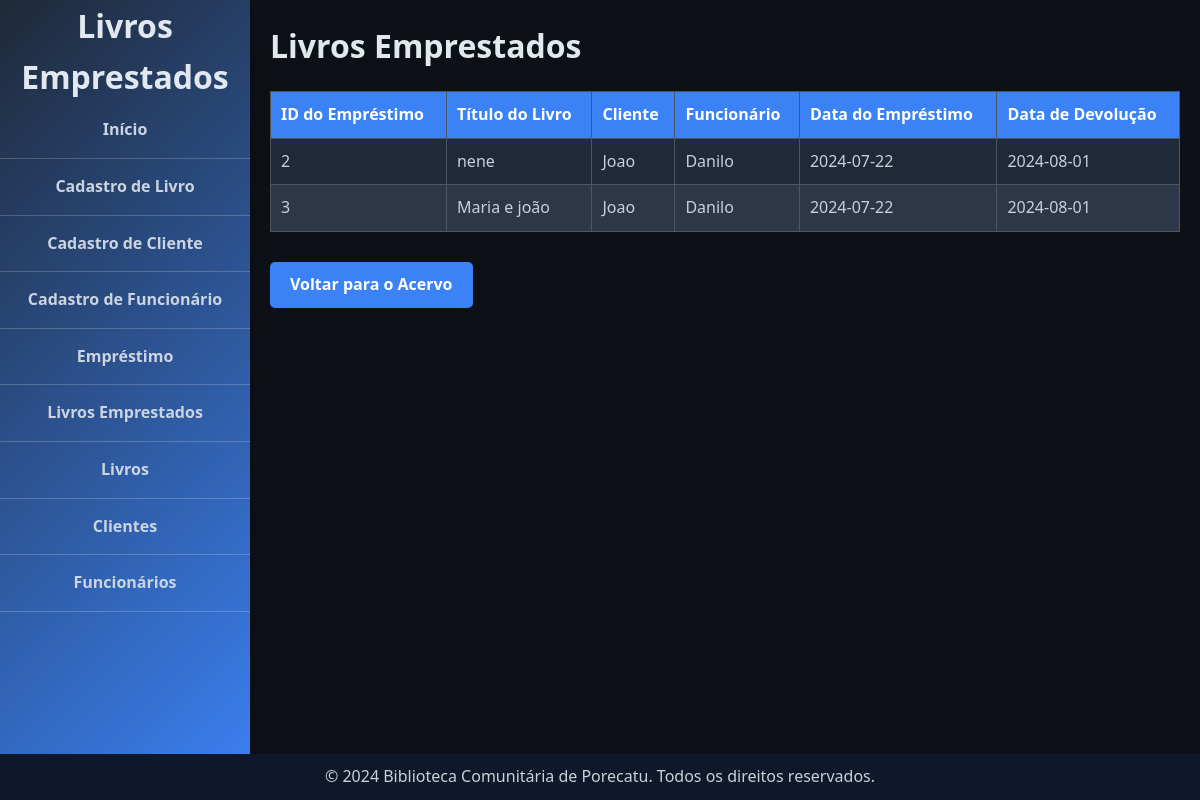
/livros_emprestados, run on an earlier commit of the app's database.
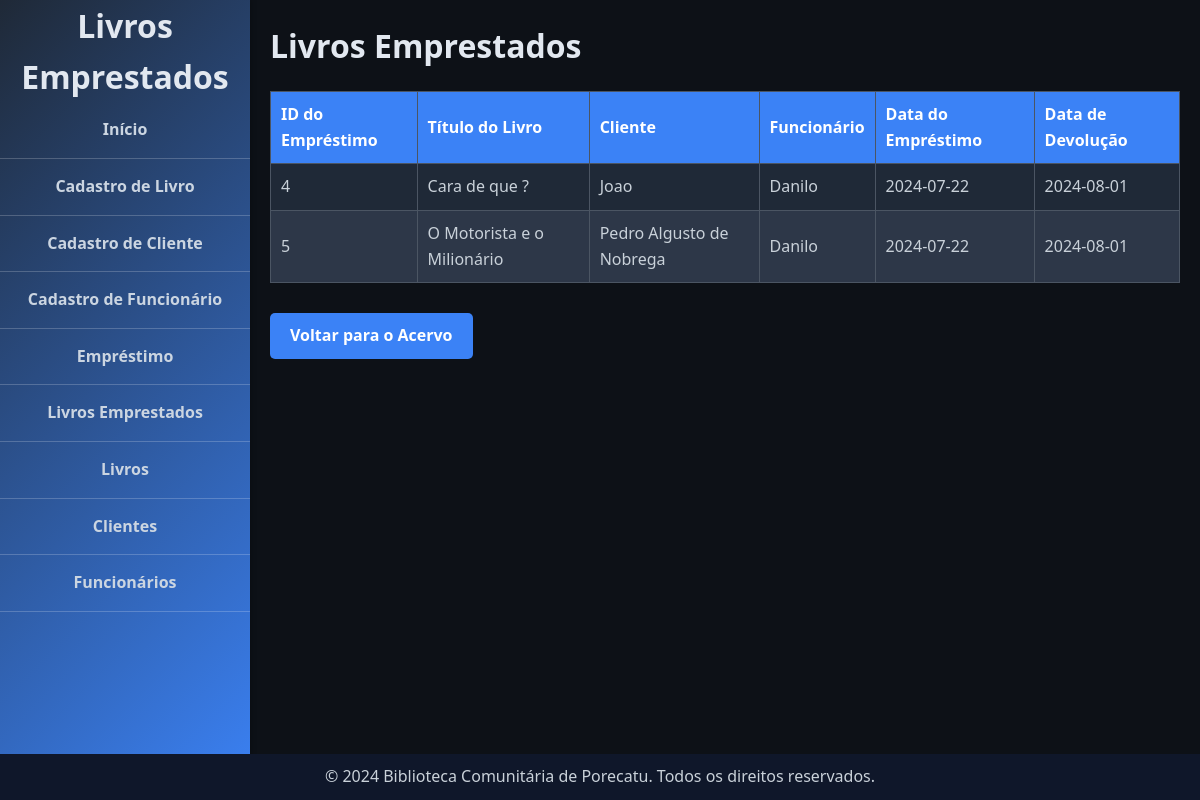
And on a later commit of the database.
### tables this page shows
CREATE TABLE Emprestimos (
        EmprestimoID INTEGER PRIMARY KEY AUTOINCREMENT,
        LivroID INTEGER,
        ClienteID INTEGER,
        DataEmprestimo DATE NOT NULL,
        DataDevolucao DATE,
        FuncionarioID INTEGER,
        FOREIGN KEY (LivroID) REFERENCES Livros(LivroID),
        FOREIGN KEY (ClienteID) REFERENCES Clientes(ClienteID),
        FOREIGN KEY (FuncionarioID) REFERENCES Funcionarios(FuncionarioID)
    );

CREATE TABLE Livros (
        LivroID INTEGER PRIMARY KEY AUTOINCREMENT,
        Titulo TEXT NOT NULL,
        Autor TEXT,
        AnoPublicacao INTEGER,
        Genero TEXT,
        Quantidade INTEGER NOT NULL CHECK (Quantidade >= 0)
    );

CREATE TABLE Clientes (
        ClienteID INTEGER PRIMARY KEY AUTOINCREMENT,
        Nome TEXT NOT NULL,
        Email TEXT UNIQUE,
        Telefone TEXT,
        DataCadastro DATE NOT NULL
    );

CREATE TABLE Funcionarios (
        FuncionarioID INTEGER PRIMARY KEY AUTOINCREMENT,
        Nome TEXT NOT NULL,
        Cargo TEXT,
        Email TEXT UNIQUE
    );

### app.py (the view)
@app.route('/livros_emprestados')
def livros_emprestados():
    conn = get_db_connection()
    query = '''
    SELECT E.EmprestimoID, L.Titulo AS Titulo, C.Nome AS Cliente, F.Nome AS Funcionario, E.DataEmprestimo
    FROM Emprestimos E
    JOIN Livros L ON E.LivroID = L.LivroID
    JOIN Clientes C ON E.ClienteID = C.ClienteID
    JOIN Funcionarios F ON E.FuncionarioID = F.FuncionarioID
    '''
    emprestimos = conn.execute(query).fetchall()
    emprestimos_atualizados = []
    for emprestimo in emprestimos:
        data_emp = datetime.strptime(emprestimo['DataEmprestimo'], '%Y-%m-%d')
        data_devolucao = data_emp + timedelta(days=10)
        emprestimo_dict = dict(emprestimo)
        emprestimo_dict['DataDevolucao'] = data_devolucao.strftime('%Y-%m-%d')
        emprestimos_atualizados.append(emprestimo_dict)
    conn.close()
    return render_template('livros_emprestados.html', emprestimos=emprestimos_atualizados)

### app.py (called while the page is built)
def get_db_connection():
    conn = sqlite3.connect('database.db')
    conn.row_factory = sqlite3.Row
    return conn

### templates/livros_emprestados.html (shortened to what this page needs)
<!DOCTYPE html>
<html lang="en">
<head>
    <link rel="stylesheet" href="{{ url_for('static', filename='style.css') }}">
</head>
<body>
    <header>
        <div class="header-content">
            <h1>Livros Emprestados</h1>
            <nav>
                <a href="{{ url_for('index') }}">Início</a>
                <a href="{{ url_for('cadastro_livro') }}">Cadastro de Livro</a>
                <a href="{{ url_for('cadastro_cliente') }}">Cadastro de Cliente</a>
                <a href="{{ url_for('cadastro_funcionario') }}">Cadastro de Funcionário</a>
                <a href="{{ url_for('emprestimo') }}">Empréstimo</a>
                <a href="{{ url_for('livros_emprestados') }}">Livros Emprestados</a>
                <a href="{{ url_for('livros') }}">Livros</a>
                <a href="{{ url_for('clientes') }}">Clientes</a>
                <a href="{{ url_for('funcionarios') }}">Funcionários</a>
            </nav>
        </div>
    </header>
    <main>
        <h1>Livros Emprestados</h1>
        <table>
            <thead>
                <tr>
                    <th>ID do Empréstimo</th>
                    <th>Título do Livro</th>
                    <th>Cliente</th>
                    <th>Funcionário</th>
                    <th>Data do Empréstimo</th>
                    <th>Data de Devolução</th>
                </tr>
            </thead>
            <tbody>
                {% for emprestimo in emprestimos %}
                <tr>
                    <td>{{ emprestimo['EmprestimoID'] }}</td>
                    <td>{{ emprestimo['Titulo'] }}</td>
                    <td>{{ emprestimo['Cliente'] }}</td>
                    <td>{{ emprestimo['Funcionario'] }}</td>
                    <td>{{ emprestimo['DataEmprestimo'] }}</td>
                    <td>{{ emprestimo['DataDevolucao'] }}</td>
                </tr>
                {% endfor %}
            </tbody>
        </table>
        <a href="{{ url_for('index') }}" class="btn">Voltar para o Acervo</a>
    </main>
    <footer>
        <p>&copy; 2024 Biblioteca Comunitária de Porecatu. Todos os direitos reservados.</p>
    </footer>
</body>
</html>

What changed in the data, as far as the page shows it:
no longer on this page (row unchanged): Emprestimos: EmprestimoID "2", Titulo "nene", Cliente "Joao", Funcionario "Danilo", DataEmprestimo "2024-07-22", DataDevolucao "2024-08-01"
no longer on this page (row unchanged): Emprestimos: EmprestimoID "3", Titulo "Maria e joão", Cliente "Joao", Funcionario "Danilo", DataEmprestimo "2024-07-22", DataDevolucao "2024-08-01"
added Emprestimos: EmprestimoID "4", Titulo "Cara de que ?", Cliente "Joao", Funcionario "Danilo", DataEmprestimo "2024-07-22", DataDevolucao "2024-08-01"
added Emprestimos: EmprestimoID "5", Titulo "O Motorista e o Milionário", Cliente "Pedro Algusto de Nobrega", Funcionario "Danilo", DataEmprestimo "2024-07-22", DataDevolucao "2024-08-01"
